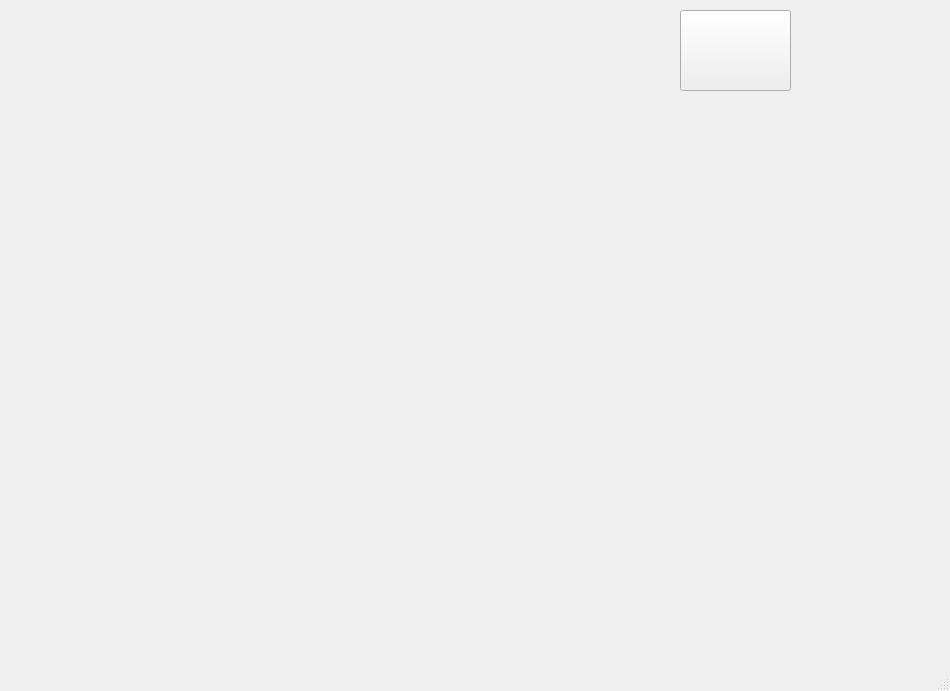
<?xml version="1.0" encoding="UTF-8"?>
<ui version="4.0">
 <class>MainWindow</class>
 <widget class="QMainWindow" name="MainWindow">
  <property name="geometry">
   <rect>
    <x>0</x>
    <y>0</y>
    <width>950</width>
    <height>691</height>
   </rect>
  </property>
  <property name="windowTitle">
   <string>MainWindow</string>
  </property>
  <widget class="QWidget" name="centralwidget">
   <widget class="QStackedWidget" name="stackedWidget">
    <property name="geometry">
     <rect>
      <x>0</x>
      <y>0</y>
      <width>950</width>
      <height>691</height>
     </rect>
    </property>
    <property name="styleSheet">
     <string notr="true"/>
    </property>
    <property name="currentIndex">
     <number>2</number>
    </property>
    <widget class="QWidget" name="begin">
     <widget class="QPushButton" name="beginButton">
      <property name="geometry">
       <rect>
        <x>40</x>
        <y>30</y>
        <width>321</width>
        <height>331</height>
       </rect>
      </property>
      <property name="styleSheet">
       <string notr="true">border-image: url(:/picture/starttext.png);</string>
      </property>
      <property name="text">
       <string/>
      </property>
     </widget>
     <widget class="QLabel" name="beginlable">
      <property name="geometry">
       <rect>
        <x>0</x>
        <y>0</y>
        <width>951</width>
        <height>691</height>
       </rect>
      </property>
      <property name="styleSheet">
       <string notr="true">border-image: url(:/picture/begin.png);</string>
      </property>
      <property name="text">
       <string/>
      </property>
      <property name="scaledContents">
       <bool>true</bool>
      </property>
      <property name="alignment">
       <set>Qt::AlignLeading|Qt::AlignLeft|Qt::AlignTop</set>
      </property>
     </widget>
     <zorder>beginlable</zorder>
     <zorder>beginButton</zorder>
    </widget>
    <widget class="QWidget" name="break1">
     <property name="styleSheet">
      <string notr="true"/>
     </property>
     <widget class="QLabel" name="breaklable">
      <property name="geometry">
       <rect>
        <x>-2</x>
        <y>-2</y>
        <width>961</width>
        <height>701</height>
       </rect>
      </property>
      <property name="text">
       <string/>
      </property>
      <property name="pixmap">
       <pixmap resource="resource.qrc">:/picture/breakgif.gif</pixmap>
      </property>
      <property name="scaledContents">
       <bool>true</bool>
      </property>
     </widget>
     <widget class="QLabel" name="moneylable2">
      <property name="geometry">
       <rect>
        <x>280</x>
        <y>270</y>
        <width>161</width>
        <height>81</height>
       </rect>
      </property>
      <property name="text">
       <string/>
      </property>
     </widget>
     <widget class="QLabel" name="moneylable1">
      <property name="geometry">
       <rect>
        <x>240</x>
        <y>270</y>
        <width>69</width>
        <height>81</height>
       </rect>
      </property>
      <property name="text">
       <string/>
      </property>
     </widget>
    </widget>
    <widget class="QWidget" name="game">
     <property name="styleSheet">
      <string notr="true"/>
     </property>
     <widget class="QPushButton" name="quitButton">
      <property name="geometry">
       <rect>
        <x>680</x>
        <y>10</y>
        <width>111</width>
        <height>81</height>
       </rect>
      </property>
      <property name="styleSheet">
       <string notr="true">border-image: url(:/picture/quit2.png);</string>
      </property>
      <property name="text">
       <string/>
      </property>
     </widget>
     <widget class="QLabel" name="timelable">
      <property name="geometry">
       <rect>
        <x>900</x>
        <y>10</y>
        <width>41</width>
        <height>41</height>
       </rect>
      </property>
      <property name="text">
       <string/>
      </property>
     </widget>
     <widget class="QLabel" name="levellable">
      <property name="geometry">
       <rect>
        <x>860</x>
        <y>50</y>
        <width>31</width>
        <height>41</height>
       </rect>
      </property>
      <property name="text">
       <string/>
      </property>
     </widget>
     <widget class="QLabel" name="mymoneylable2">
      <property name="geometry">
       <rect>
        <x>100</x>
        <y>10</y>
        <width>81</width>
        <height>41</height>
       </rect>
      </property>
      <property name="text">
       <string/>
      </property>
     </widget>
     <widget class="QLabel" name="aimmoneylable2">
      <property name="geometry">
       <rect>
        <x>160</x>
        <y>60</y>
        <width>91</width>
        <height>31</height>
       </rect>
      </property>
      <property name="text">
       <string/>
      </property>
     </widget>
     <widget class="QLabel" name="mymoneylable1">
      <property name="geometry">
       <rect>
        <x>80</x>
        <y>10</y>
        <width>21</width>
        <height>41</height>
       </rect>
      </property>
      <property name="text">
       <string/>
      </property>
     </widget>
     <widget class="QLabel" name="aimmoneylable1">
      <property name="geometry">
       <rect>
        <x>140</x>
        <y>58</y>
        <width>31</width>
        <height>31</height>
       </rect>
      </property>
      <property name="text">
       <string/>
      </property>
     </widget>
     <widget class="QLabel" name="bomblabel1">
      <property name="geometry">
       <rect>
        <x>580</x>
        <y>70</y>
        <width>21</width>
        <height>21</height>
       </rect>
      </property>
      <property name="text">
       <string/>
      </property>
     </widget>
     <widget class="QLabel" name="bomblabel2">
      <property name="geometry">
       <rect>
        <x>590</x>
        <y>70</y>
        <width>21</width>
        <height>21</height>
       </rect>
      </property>
      <property name="text">
       <string/>
      </property>
     </widget>
     <widget class="QLabel" name="bomblabel3">
      <property name="geometry">
       <rect>
        <x>600</x>
        <y>70</y>
        <width>21</width>
        <height>21</height>
       </rect>
      </property>
      <property name="text">
       <string/>
      </property>
     </widget>
     <widget class="QLabel" name="bomblabel4">
      <property name="geometry">
       <rect>
        <x>610</x>
        <y>70</y>
        <width>21</width>
        <height>21</height>
       </rect>
      </property>
      <property name="text">
       <string/>
      </property>
     </widget>
     <widget class="QLabel" name="bomblabel5">
      <property name="geometry">
       <rect>
        <x>620</x>
        <y>70</y>
        <width>21</width>
        <height>21</height>
       </rect>
      </property>
      <property name="text">
       <string/>
      </property>
     </widget>
    </widget>
    <widget class="QWidget" name="pass">
     <widget class="QLabel" name="passlable">
      <property name="geometry">
       <rect>
        <x>-2</x>
        <y>-2</y>
        <width>951</width>
        <height>701</height>
       </rect>
      </property>
      <property name="text">
       <string/>
      </property>
      <property name="scaledContents">
       <bool>true</bool>
      </property>
     </widget>
    </widget>
    <widget class="QWidget" name="shop">
     <widget class="QLabel" name="shopbacklable">
      <property name="geometry">
       <rect>
        <x>0</x>
        <y>0</y>
        <width>951</width>
        <height>691</height>
       </rect>
      </property>
      <property name="styleSheet">
       <string notr="true">border-image: url(:/picture/shop1.png);</string>
      </property>
      <property name="text">
       <string/>
      </property>
     </widget>
     <widget class="QLabel" name="shopmanlable">
      <property name="geometry">
       <rect>
        <x>650</x>
        <y>260</y>
        <width>261</width>
        <height>261</height>
       </rect>
      </property>
      <property name="styleSheet">
       <string notr="true">border-image: url(:/picture/shopmanspeakgif.gif);</string>
      </property>
      <property name="text">
       <string/>
      </property>
      <property name="scaledContents">
       <bool>true</bool>
      </property>
      <property name="wordWrap">
       <bool>false</bool>
      </property>
     </widget>
     <widget class="QLabel" name="shoptextlable">
      <property name="geometry">
       <rect>
        <x>20</x>
        <y>160</y>
        <width>691</width>
        <height>201</height>
       </rect>
      </property>
      <property name="styleSheet">
       <string notr="true">border-image: url(:/picture/shoptext.png);</string>
      </property>
      <property name="text">
       <string/>
      </property>
      <property name="scaledContents">
       <bool>true</bool>
      </property>
     </widget>
     <widget class="QPushButton" name="nextButton">
      <property name="geometry">
       <rect>
        <x>732</x>
        <y>107</y>
        <width>141</width>
        <height>61</height>
       </rect>
      </property>
      <property name="styleSheet">
       <string notr="true">border-image:url(:/picture/nextbutton1.png)
</string>
      </property>
      <property name="text">
       <string/>
      </property>
     </widget>
     <widget class="QPushButton" name="fireButton">
      <property name="geometry">
       <rect>
        <x>50</x>
        <y>410</y>
        <width>91</width>
        <height>91</height>
       </rect>
      </property>
      <property name="styleSheet">
       <string notr="true">border-image: url(:/picture/firecracker1.png);</string>
      </property>
      <property name="text">
       <string/>
      </property>
     </widget>
     <widget class="QPushButton" name="strongButton">
      <property name="geometry">
       <rect>
        <x>150</x>
        <y>400</y>
        <width>111</width>
        <height>111</height>
       </rect>
      </property>
      <property name="styleSheet">
       <string notr="true">border-image: url(:/picture/stronger1.png);</string>
      </property>
      <property name="text">
       <string/>
      </property>
     </widget>
     <widget class="QPushButton" name="luckButton">
      <property name="geometry">
       <rect>
        <x>270</x>
        <y>410</y>
        <width>111</width>
        <height>101</height>
       </rect>
      </property>
      <property name="styleSheet">
       <string notr="true">border-image: url(:/picture/luckier1.png);</string>
      </property>
      <property name="text">
       <string/>
      </property>
     </widget>
     <widget class="QPushButton" name="stoneButton">
      <property name="geometry">
       <rect>
        <x>400</x>
        <y>410</y>
        <width>101</width>
        <height>101</height>
       </rect>
      </property>
      <property name="styleSheet">
       <string notr="true">border-image: url(:/picture/betterstone1.png);</string>
      </property>
      <property name="text">
       <string/>
      </property>
     </widget>
     <widget class="QPushButton" name="diamondButton">
      <property name="geometry">
       <rect>
        <x>530</x>
        <y>410</y>
        <width>101</width>
        <height>101</height>
       </rect>
      </property>
      <property name="styleSheet">
       <string notr="true">border-image: url(:/picture/betterdiamond1.png);</string>
      </property>
      <property name="text">
       <string/>
      </property>
     </widget>
     <widget class="QLabel" name="goodstextlabel">
      <property name="geometry">
       <rect>
        <x>30</x>
        <y>550</y>
        <width>891</width>
        <height>141</height>
       </rect>
      </property>
      <property name="styleSheet">
       <string notr="true">border-image: url(:/picture/goodstext.png);</string>
      </property>
      <property name="text">
       <string/>
      </property>
     </widget>
     <widget class="QLabel" name="firelabel1">
      <property name="geometry">
       <rect>
        <x>40</x>
        <y>520</y>
        <width>31</width>
        <height>31</height>
       </rect>
      </property>
      <property name="text">
       <string/>
      </property>
     </widget>
     <widget class="QLabel" name="firelabel2">
      <property name="geometry">
       <rect>
        <x>70</x>
        <y>520</y>
        <width>71</width>
        <height>31</height>
       </rect>
      </property>
      <property name="text">
       <string/>
      </property>
     </widget>
     <widget class="QLabel" name="stronglabel1">
      <property name="geometry">
       <rect>
        <x>160</x>
        <y>520</y>
        <width>31</width>
        <height>31</height>
       </rect>
      </property>
      <property name="text">
       <string/>
      </property>
     </widget>
     <widget class="QLabel" name="stronglabel2">
      <property name="geometry">
       <rect>
        <x>190</x>
        <y>520</y>
        <width>61</width>
        <height>31</height>
       </rect>
      </property>
      <property name="text">
       <string/>
      </property>
     </widget>
     <widget class="QLabel" name="lucklabel1">
      <property name="geometry">
       <rect>
        <x>280</x>
        <y>520</y>
        <width>31</width>
        <height>31</height>
       </rect>
      </property>
      <property name="text">
       <string/>
      </property>
     </widget>
     <widget class="QLabel" name="lucklabel2">
      <property name="geometry">
       <rect>
        <x>310</x>
        <y>520</y>
        <width>61</width>
        <height>31</height>
       </rect>
      </property>
      <property name="text">
       <string/>
      </property>
     </widget>
     <widget class="QLabel" name="stonelabel1">
      <property name="geometry">
       <rect>
        <x>410</x>
        <y>520</y>
        <width>31</width>
        <height>31</height>
       </rect>
      </property>
      <property name="text">
       <string/>
      </property>
     </widget>
     <widget class="QLabel" name="stonelabel2">
      <property name="geometry">
       <rect>
        <x>440</x>
        <y>520</y>
        <width>61</width>
        <height>31</height>
       </rect>
      </property>
      <property name="text">
       <string/>
      </property>
     </widget>
     <widget class="QLabel" name="diomondlabel1">
      <property name="geometry">
       <rect>
        <x>540</x>
        <y>520</y>
        <width>31</width>
        <height>31</height>
       </rect>
      </property>
      <property name="text">
       <string/>
      </property>
     </widget>
     <widget class="QLabel" name="diomondlabel2">
      <property name="geometry">
       <rect>
        <x>570</x>
        <y>520</y>
        <width>71</width>
        <height>31</height>
       </rect>
      </property>
      <property name="text">
       <string/>
      </property>
     </widget>
    </widget>
    <widget class="QWidget" name="shopend">
     <widget class="QLabel" name="shopendlable">
      <property name="geometry">
       <rect>
        <x>-2</x>
        <y>-2</y>
        <width>951</width>
        <height>701</height>
       </rect>
      </property>
      <property name="text">
       <string/>
      </property>
      <property name="scaledContents">
       <bool>true</bool>
      </property>
     </widget>
    </widget>
    <widget class="QWidget" name="fail1">
     <widget class="QLabel" name="faillable1">
      <property name="geometry">
       <rect>
        <x>-2</x>
        <y>-2</y>
        <width>951</width>
        <height>691</height>
       </rect>
      </property>
      <property name="text">
       <string/>
      </property>
      <property name="scaledContents">
       <bool>true</bool>
      </property>
     </widget>
    </widget>
    <widget class="QWidget" name="fail2">
     <widget class="QLabel" name="faillabel2">
      <property name="geometry">
       <rect>
        <x>-2</x>
        <y>-2</y>
        <width>951</width>
        <height>701</height>
       </rect>
      </property>
      <property name="text">
       <string/>
      </property>
      <property name="pixmap">
       <pixmap resource="resource.qrc">:/picture/end.png</pixmap>
      </property>
      <property name="scaledContents">
       <bool>true</bool>
      </property>
     </widget>
     <widget class="QPushButton" name="replayButton">
      <property name="geometry">
       <rect>
        <x>130</x>
        <y>590</y>
        <width>121</width>
        <height>51</height>
       </rect>
      </property>
      <property name="styleSheet">
       <string notr="true">border-image: url(:/picture/endbutton.png);</string>
      </property>
      <property name="text">
       <string>重玩</string>
      </property>
     </widget>
     <widget class="QPushButton" name="closeButton">
      <property name="geometry">
       <rect>
        <x>700</x>
        <y>590</y>
        <width>121</width>
        <height>51</height>
       </rect>
      </property>
      <property name="styleSheet">
       <string notr="true">border-image: url(:/picture/endbutton.png);</string>
      </property>
      <property name="text">
       <string>退出</string>
      </property>
     </widget>
    </widget>
   </widget>
  </widget>
  <widget class="QMenuBar" name="menubar">
   <property name="geometry">
    <rect>
     <x>0</x>
     <y>0</y>
     <width>950</width>
     <height>21</height>
    </rect>
   </property>
  </widget>
  <widget class="QStatusBar" name="statusbar"/>
 </widget>
 <resources>
  <include location="resource.qrc"/>
 </resources>
 <connections/>
</ui>
